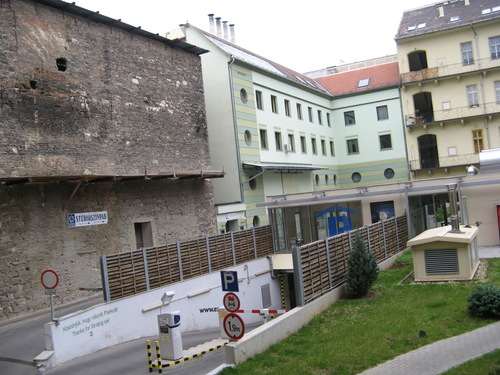
#> input picture ImagePanorama/external (copy)/backyard1.jpg, 500 x 375 px, found by its file name
$ python test.py   (older library calls are emulated)
#> lines starting #> are read from the running program, lines starting #| are printed output that depends on the picture
### ImagePanorama/sol4_utils.py
import numpy as np
from scipy.signal import convolve2d, convolve
from scipy import ndimage
from scipy.misc import imread,imsave
from skimage.color import rgb2gray
from scipy.ndimage.filters import convolve as con_new
from math import floor
import matplotlib.pyplot as plt
import os

#TODO do we want to use this kind of convolve?
def conv_der(im):
    """
    Calculate the magnitude of an image
    :param image:
    :return magnitude of an image
    """
    filter_vec = (np.array([-1, 0, 1])).reshape(1, 3)
    derv_X = con_new(im,filter_vec)
    drev_Y = con_new(im, filter_vec.T)
    return derv_X, drev_Y


# [12 lines left out: function normlized_image, not called in this run]


def is_rgb(im):
    """
    Verify if an image is RGB
    :param im: Reprentaion of display 1 for grayscale 2 for RGB
    """
    if(im.ndim == 3):
        return True
    else:
        return False


def validate_representation(representation):
    """
    Validate reprentaion input
    :param representation: Reprentaion of display 1 for grayscale 2 for RGB
    """

    if representation != 1 and representation != 2:
        raise Exception("Unkonwn representaion")


def read_image(fileame, representation):
    """
    Read image by file name and normlize it to float 32 [0,1] representaion
    according to RGB or Graysacle
    :param filename: The name of the file that we should read.
    :param representation: Reprentaion of display 1 for grayscale 2 for RGB
    :return normlized image
    """
    validate_representation(representation)

    im = imread(fileame)
    if representation == 1 and is_rgb(im):
        # We should convert from Grayscale to RGB
        im =rgb2gray(im)
        return im.astype(np.float32)

    return normlized_image(im)


def gaus_1d(kernel_size):
    """
    Calculate 1d gaus kernel.
    :param kernel_size: size of the kernel we want.
    :return 1d kernel of desiered size.
    """
    gaus_kernel = np.array([1, 1])
    for i in range(kernel_size - 2):
        gaus_kernel = convolve(gaus_kernel, np.array([1, 1]), mode ='full')
    gaus_kernel = gaus_kernel.astype(np.float32)
    gaus_kernel /= np.sum(gaus_kernel)
    return gaus_kernel


def build_gaussian_pyramid(im, max_levels, filter_size):
    """
    Build gaussain pyramid. with max_levels levels using
    filter_vec as blur filter
    :param im: Image for the pyramid
    :param max_levels: Max levels of the pyramid
    :param filter_vec: The vector which represent the
    filter we want
    :return gaussain pyramid
    """

    filter_vec = gaus_1d(filter_size).reshape(1,filter_size)
    pyr = []
    pyr.append(im)
    for i in range(max_levels - 1):
        if(im.shape[0] <= 16 or im.shape[1] <= 16):
            break

        im = ndimage.filters.convolve(im, filter_vec.T, mode='mirror')
        im = ndimage.filters.convolve(im, filter_vec, mode='mirror')

        im = im[::2, ::2]
        pyr.append(im)

    return [pyr,filter_vec]


# [95 lines left out: functions expand_im, build_laplacian_pyramid, laplacian_to_image, pyramid_blending, gaus_2d, not called in this run]

def d1_gaus(kernel_size):
    """
    creates a line vector of length "kernel_size" filled with binomial
    coefficients, by convolving [1,1] with itself.
    """

    if (kernel_size == 1):
        return np.ones(shape=(1,1))

    conv_mat = np.float64(np.array([1, 1]))
    partial_kernel = conv_mat

    for i in range(kernel_size - 2):
        partial_kernel = convolve \
            (partial_kernel, conv_mat, mode='full')

    return (partial_kernel/np.sum(partial_kernel)) \
                                    .reshape(1, kernel_size)

def blur_spatial(im, kernel_size):
    """
    Blurs the image using a gaussian kernel which was created as  matrix
    filled with binomial coefficients.
    """
    # if(kernel_size == 1):
    #     return im

    gaus_ker = d1_gaus(kernel_size)

    # [6 lines of commented-out code are left out]

    im = ndimage.filters.convolve(im, gaus_ker)
    im = ndimage.filters.convolve(im, gaus_ker.reshape(kernel_size, 1))

    return np.float32(im)

### ImagePanorama/sol4_add.py
from scipy.ndimage.morphology import generate_binary_structure
from scipy.ndimage.filters import maximum_filter
from scipy.ndimage import label, center_of_mass

import numpy as np

def least_squares_homography(points1, points2):
  """
  Computes homography transforming points1 towards points2.
  Uses least squares method
  input:
    points1: array with shape (N,2). Holds coordinates of corresponding points from image 1.
    points2: array with shape (N,2). Holds coordinates of corresponding points from image 2.
    points1[i,:] corresponds to poins2[i,:]
  Returns:
    A 3X3 array with the computed homography.
    In case of instable solutions returns None.
  """
  p1, p2 = points1, points2
  o0, o1 = np.zeros((p1.shape[0],1)), np.ones((p1.shape[0],1))

  A = np.vstack([np.hstack([p1[:,:1], o0, -p1[:,:1]*p2[:,:1], p1[:,1:],o0, -p1[:,1:]*p2[:,:1],o1,o0]),
                 np.hstack([o0, p1[:,:1],-p1[:,:1]*p2[:,1:],o0,p1[:,1:],-p1[:,1:]*p2[:,1:],o0,o1])])

  # Return None for unstable solutions
  if np.linalg.matrix_rank(A, 1e-3) < 8:
    return None
  if A.shape[0] == 8 and np.linalg.cond(A) > 1e10:
    return None

  H = np.linalg.lstsq(A, p2.T.flatten())[0]
  H = np.r_[H,1]
  return H.reshape((3,3)).T

def non_maximum_suppression(image):
  """
  Finds local maximas of an image.
  input:
    image: 2D image
  Returns:
    A boolean array with the same shape as image, where True indicates local maximum.
  """
  # Find local maximas.
  neighborhood = generate_binary_structure(2,2)
  local_max = maximum_filter(image, footprint=neighborhood)==image
  local_max[image<(image.max()*0.1)] = False

  # Erode areas to single points.
  lbs, num = label(local_max)
  centers = center_of_mass(local_max, lbs, np.arange(num)+1)
  centers = np.stack(centers).round().astype(np.int)
  ret = np.zeros_like(image).astype(np.bool)
  ret[centers[:,0], centers[:,1]] = True

  return ret

def spread_out_corners(im, m, n, radius):
  """
  Split the image im to m by n rectangles and use harris_corner_detector on each.
  input:
    im -- 2D array representing an image.
    m -- vertical number of rectangles.
    n -- horizontal number of rectangles.
    radius -- Minimal distance of corner points from the borders of the image.
   Returns:
    An array with shape (N,2), where ret[i,:] are the [x,y] coordinates of the ith corner points.
  """
  from sol4 import harris_corner_detector
  corners = [np.empty((0,2), dtype=np.int)]
  x_bound = np.linspace(0, im.shape[1], n+1, dtype=np.int)
  y_bound = np.linspace(0, im.shape[0], m+1, dtype=np.int)
  for i in range(n):
    for j in range(m):
      # Use Harris detector on every sub image.
      sub_im = im[y_bound[j]:y_bound[j+1], x_bound[i]:x_bound[i+1]]
      sub_corners = harris_corner_detector(sub_im)
      sub_corners += np.array([x_bound[i], y_bound[j]])[np.newaxis,:]
      corners.append(sub_corners)
  corners = np.vstack(corners)
  legit = ((corners[:,0]>radius) & (corners[:,0]<im.shape[1]-radius) &
           (corners[:,1]>radius) & (corners[:,1]<im.shape[0]-radius))
  return corners[legit,:]

### ImagePanorama/sol4.py
import sol4_utils as util
import sol4_add as add
import numpy as np
from scipy.ndimage import map_coordinates
import matplotlib.pyplot as plt
import math
#TODO delete
from functools import reduce
from scipy.ndimage.filters import convolve as convolve


def calculate_matrix(im):
    der_x_im, der_y_im = util.conv_der(im)
    matrix_1 = util.blur_spatial(der_x_im * der_x_im, 3)
    matrix_2 = util.blur_spatial(der_x_im * der_y_im, 3)
    matrix_3 = util.blur_spatial(der_y_im * der_x_im, 3)
    matrix_4 = util.blur_spatial(der_y_im * der_y_im, 3)
    return matrix_1,matrix_2,matrix_3,matrix_4

def harris_corner_detector(im):
    matrix_1,matrix_2,matrix_3,matrix_4 = calculate_matrix(im)
    k = 0.04
    tmp1 = (matrix_1*matrix_4 - matrix_2*matrix_3)
    tmp2 = k*((matrix_1 + matrix_4)**2)
    R = tmp1 - tmp2
    R = R.T
    #TODO maybe change
    res_r = np.dstack(np.where(add.non_maximum_suppression(R)))
    return res_r.reshape(res_r.shape[1], 2)

# [24 lines of commented-out code are left out]

# [32 lines left out: functions calculate_patch, sample_descriptor, find_features, not called in this run]


def calculate_desc_matrix(desc1,desc2):
    return np.dot(np.transpose(desc1.reshape((desc1.shape[0] * desc1.shape[1], desc1.shape[2]))),\
                  desc2.reshape((desc2.shape[0] * desc2.shape[1], desc2.shape[2])))


# [255 lines left out: functions match_features, apply_homography, ransac_homography, display_matches, render_panorama1, accumulate_homographies and 2 more, not called in this run]


# [35 lines of commented-out code are left out]

### ImagePanorama/test.py
import numpy as np
import sol4_add
import sol4_utils
import matplotlib.pyplot as plt
import random
from scipy.ndimage.filters import convolve as convolve
from scipy.ndimage.interpolation import map_coordinates as map_coordinates


def harris_corner_detector(im):
    div = (np.array([-1, 0, 1])).reshape(1, 3)
    Ix = convolve(im, div)
    Iy = convolve(im, np.transpose(div))
    IxIx = sol4_utils.blur_spatial(Ix * Ix, 3)
    IxIy = sol4_utils.blur_spatial(Ix * Iy, 3)
    IyIy = sol4_utils.blur_spatial(Iy * Iy, 3)
    k = 0.04
    M = np.dstack((IxIx, IxIy, IxIy, IyIy))
    M = M.reshape(M.shape[0], M.shape[1], 2, 2)
    R = np.linalg.det(M[:, :]) - k * (np.trace(M, axis1=2, axis2=3) ** 2)
    ret = np.dstack(np.where(sol4_add.non_maximum_suppression(R.transpose())))
    return ret.reshape(ret.shape[1], 2)


def sample_descriptor(im, pos, desc_rad):
    k = 1 + 2 * desc_rad
    i = 0
    desc = np.zeros((k, k, pos.shape[0]))
    pos = 0.25 * pos
    for p in pos:
        X, Y = np.meshgrid(np.arange(p[0] - desc_rad, p[0] + desc_rad + 1),
                           np.arange(p[1] - desc_rad, p[1] + desc_rad + 1))
        pos_new = (map_coordinates(im, np.array([Y.flatten(), X.flatten()]), order=1, prefilter=False)).reshape((k, k))
        mean = np.mean(pos_new)
        if np.linalg.norm(pos_new - mean) == 0:
            desc[:, :, i] = (pos_new - mean)
        else:
            desc[:, :, i] = (pos_new - mean) / (np.linalg.norm(pos_new - mean))
        i += 1
    return desc


def find_features(pyr):
    desc_rad = 3
    pos = sol4_add.spread_out_corners(pyr[0], 7, 7, desc_rad * 4)
    desc = sample_descriptor(pyr[2], pos, desc_rad)
    return pos, desc


def calc_s_matrix(desc1, desc2):
    d1 = np.transpose(desc1.reshape((desc1.shape[0] * desc1.shape[1], desc1.shape[2])))
    d2 = desc2.reshape((desc2.shape[0] * desc2.shape[1], desc2.shape[2]))
    return d1.dot(d2)


def calc_second_best(S):
    arg_sort = np.argsort(S, axis=1)
    second = arg_sort[:, -2]
    return S[np.arange(S.shape[0]), second]


def match_features(desc1, desc2, min_score):
    match_ind1 = []
    match_ind2 = []
    S = calc_s_matrix(desc1, desc2)
    SBi = calc_second_best(S)
    SBj = calc_second_best(np.transpose(S))
    for i in range(desc1.shape[2]):
        for j in range(desc2.shape[2]):
            if S[i, j] > min_score:
                if ((S[i, j] >= SBi[i]) and (S[i, j] >= SBj[j])):
                    match_ind1.append(i)
                    match_ind2.append(j)
    return np.array(match_ind1), np.array(match_ind2)


def apply_homography(pos1, H12):
    pos = np.ones((len(pos1), 3))
    pos[:, 0:2] = pos1
    p = H12.dot(np.transpose(pos))
    pos2 = np.divide(p[:2, :], p[2, :])
    return np.transpose(pos2)


def random_points(s):
    points = np.arange(s)
    np.random.shuffle(points)
    return points[:4]


def apply_and_get_nunber_of_inliers(H, pos1, pos2, inlier_tol):
    P2 = apply_homography(pos1, H)
    E = np.linalg.norm(P2 - pos2, axis=1) ** 2
    return (np.where(E < inlier_tol))[0]


def ransac_homography(pos1, pos2, num_iter, inlier_tol):
    E = np.array([])
    pointsArr = []
    max_inliers = 0
    for i in range(num_iter):
        points = random_points(pos1.shape[0])
        pointsArr.append(points)
        H = sol4_add.least_squares_homography(pos1[points], pos2[points])
        if H is None:
            continue
        inliers = apply_and_get_nunber_of_inliers(H, pos1, pos2, inlier_tol)
        if inliers.size > max_inliers:
            max_inliers = inliers.size
            E = inliers
    H = sol4_add.least_squares_homography(pos1[E], pos2[E])
    inliers = apply_and_get_nunber_of_inliers(H, pos1, pos2, inlier_tol)
    return H, inliers


def display_matches(im1, im2, pos1, pos2, inliers):
    plt.figure()
    plt.imshow(np.hstack((im1, im2)), cmap=plt.cm.gray)
    for i in range(len(pos1)):
        color = 'y' if i in inliers else 'b'
        plt.plot([pos1[i, 0], pos2[i, 0] + im1.shape[1]], [pos1[i, 1], pos2[i, 1]], mfc='r', c=color, lw=1, ms=5,
                 marker='o')
    plt.show()


def accumulate_homographies(H_successive, m):
    H2m = []
    if m > 0:
        H = H_successive[m - 1]
        H2m.insert(0, H)
        for i in range(m - 2, -1, -1):
            H = np.dot(H, H_successive[i])
            H = H / H[2, 2]
            H2m.insert(0, H)
    H2m.append(np.eye(3))
    H = np.linalg.inv(H_successive[m])
    H = H / H[2, 2]
    H2m.append(H)
    for i in range(m + 1, len(H_successive), 1):
        H = np.dot(H, np.linalg.inv(H_successive[i]))
        H = H / H[2, 2]
        H2m.append(H)
    return H2m


def calc_max_min_corners(ims, Hs):
    p = np.empty((0, 2))
    for i in range(len(Hs)):
        s = ims[i].shape
        corners_pos = np.array([[0, 0], [s[1] - 1, 0], [0, s[0] - 1], [s[1] - 1, s[0] - 1]])
        p = np.append(p, apply_homography(corners_pos, Hs[i]), axis=0)
    min_cor = np.array([np.min(p[:, 0]), np.min(p[:, 1])])
    max_cor = np.array([np.max(p[:, 0]), np.max(p[:, 1])])
    return min_cor, max_cor


def calc_centers(ims, Hs):
    centers = np.zeros((len(ims), 2))
    for i in range(len(Hs)):
        s = ims[i].shape
        centers[i, :] = (apply_homography(np.array([[(s[1] - 1) / 2, (s[0] - 1) / 2]]), Hs[i]))
    return centers


def render_panorama(ims, Hs):
    min_cor, max_cor = calc_max_min_corners(ims, Hs)
    centers = calc_centers(ims, Hs)
    X, Y = np.meshgrid(np.arange(min_cor[0], max_cor[0] + 1), np.arange(min_cor[1], max_cor[1] + 1))
    panorama = np.zeros(X.shape)
    border = [0]
    for i in range(len(ims) - 1):
        border.append(np.round(((centers[i, 0] + centers[i + 1, 0]) / 2) - min_cor[0]))
    border.append(panorama.shape[1])
    for i in range(len(ims)):
        left = int(border[i])
        right = int(border[i + 1])
        x_new = X[:, left:right]
        y_new = Y[:, left:right]
        ind = np.array(apply_homography(np.transpose([x_new.flatten(), y_new.flatten()]), np.linalg.inv(Hs[i])))
        mapped = map_coordinates(ims[i], [ind[:, 1], ind[:, 0]], order=1, prefilter=False)
        panorama[:, left:right] = mapped.reshape(panorama[:, left:right].shape)
    # panorama = blend(panorama, mapped.reshape(panorama[:,left:right].shape) , left, right)
    return panorama


def blend(panorama, part, left, right):
    size = (np.around(np.log2(panorama.shape))).astype(np.int32)
    s = 2 ** np.max(size)
    mask = np.ones((s, s))
    mask[:, left:right] = 0
    panorama_new = np.zeros(mask.shape)
    panorama_new[:panorama.shape[0], :panorama.shape[1]] = panorama
    panorama_part = np.zeros(mask.shape)
    panorama_part[:part.shape[0], left:right] = part
    p = sol4_utils.pyramid_blending(panorama_new, panorama_part, mask, 7, 3, 3)
    return p[:panorama.shape[0], :panorama.shape[1]]


im1 = sol4_utils.read_image('external/backyard1.jpg', 1)
#> in read_image, im is the input picture: shape (375, 500, 3); mean R, G, B 132.8, 132.2, 125
im2 = sol4_utils.read_image('external/backyard2.jpg', 1)
#> call 2 of read_image, with fileame = 'external/backyard2.jpg', representation = 1
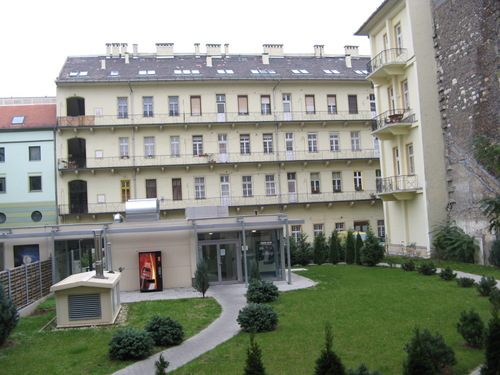
#> input picture ImagePanorama/external (copy)/backyard2.jpg, 500 x 375 px, found by its file name
#> in read_image, im is the input picture: shape (375, 500, 3); mean R, G, B 136.5, 140.3, 128.8
im3 = sol4_utils.read_image('external/backyard3.jpg', 1)
#> call 3 of read_image, with fileame = 'external/backyard3.jpg', representation = 1
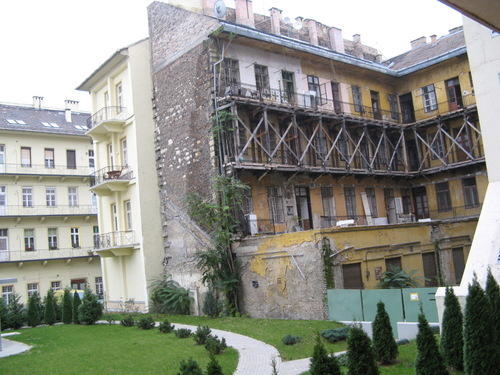
#> input picture ImagePanorama/external (copy)/backyard3.jpg, 500 x 375 px, found by its file name
#> in read_image, im is the input picture: shape (375, 500, 3); mean R, G, B 142.2, 143.9, 135.1

pyr1, filter_vec1 = sol4_utils.build_gaussian_pyramid(im1, 3, 3)
#> after the loop in build_gaussian_pyramid, `for i in range(max_levels - 1):`:
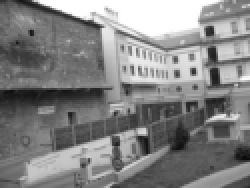
#> im: shape (94, 125) float32 (shown 2 times larger); min 0.0408, max 1, mean 0.518
#> after the loop in build_gaussian_pyramid, `for i in range(max_levels - 1):`: pyr = 3 items
#> pyr1 = 3 items; filter_vec1 = [[0.25, 0.5, 0.25]]
pos1, desc1 = find_features(pyr1)
#> after the loop in spread_out_corners, `for i in range(n):`: corners = 50 items
#> in spread_out_corners, `corners = np.vstack(corners)`: corners = 827 pairs, first value 0 to 498, second value 0 to 374
#> in find_features, `pos = sol4_add.spread_out_corners(pyr[0], 7, 7, desc_rad * 4)`: pos = 753 pairs, first value 13 to 487, second value 13 to 362
#> in sample_descriptor, `pos = 0.25 * pos`: pos = 753 pairs, first value 3.25 to 121.8, second value 3.25 to 90.5
#> the loop in sample_descriptor, `for p in pos:` made 753 passes
#> (p, mean) on passes 1 to 3: ([3.5, 6.75], 0.421), ([8.75, 8.25], 0.523), ([8.75, 11.25], 0.525)
#> after the loop in sample_descriptor, `for p in pos:`: i = 753
#> pos1 = 753 pairs, first value 13 to 487, second value 13 to 362

pyr2, filter_vec2 = sol4_utils.build_gaussian_pyramid(im2, 3, 3)
#> call 2 of build_gaussian_pyramid, with max_levels = 3, filter_size = 3
#> after the loop in build_gaussian_pyramid (call 2), `for i in range(max_levels - 1):`:
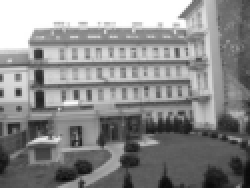
#> im: shape (94, 125) float32 (shown 2 times larger); min 0.0379, max 1, mean 0.546
#> pyr2 = 3 items; filter_vec2 = [[0.25, 0.5, 0.25]]
pos2, desc2 = find_features(pyr2)
#> the loop in spread_out_corners (call 2), `for i in range(n):` made 7 passes
#> the loop in sample_descriptor (call 2), `for p in pos:` made 812 passes
#> (p, mean) on passes 1 to 3: ([16.25, 12.5], 0.946), ([16.75, 13], 0.92), ([17.5, 12.75], 0.915)
#> pos2 = 812 pairs, first value 13 to 487, second value 15 to 362

pyr3, filter_vec3 = sol4_utils.build_gaussian_pyramid(im3, 3, 3)
#> call 3 of build_gaussian_pyramid, with max_levels = 3, filter_size = 3
#> after the loop in build_gaussian_pyramid (call 3), `for i in range(max_levels - 1):`:
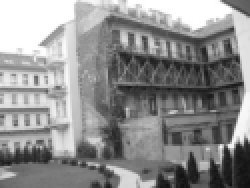
#> im: shape (94, 125) float32 (shown 2 times larger); min 0.0614, max 1, mean 0.562
#> pyr3 = 3 items; filter_vec3 = [[0.25, 0.5, 0.25]]
pos3, desc3 = find_features(pyr3)
#> call 3 of spread_out_corners, with m = 7, n = 7, radius = 12
#> the loop in spread_out_corners (call 3), `for i in range(n):` made 7 passes
#> after the loop in spread_out_corners (call 3), `for i in range(n):`:
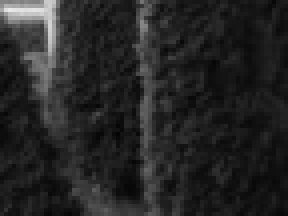
#> sub_im: shape (54, 72) float32 (shown 4 times larger); min 0.0171, max 0.917, mean 0.148
#> after the loop in spread_out_corners (call 3), `for i in range(n):`: corners = 50 items
#> in spread_out_corners (call 3), `corners = np.vstack(corners)`: corners = 946 pairs, first value 1 to 499, second value 1 to 371

match_ind1, match_ind2 = match_features(desc1, desc2, 0)
p1 = pos1[match_ind1]
p2 = pos2[match_ind2]
H12, inliers12 = ransac_homography(p1, p2, 500, 6)
# display_matches(im1,im2,p1,p2,inliers12)

match_ind3, match_ind4 = match_features(desc2, desc3, 0)
p3 = pos2[match_ind3]
p4 = pos3[match_ind4]
H23, inliers23 = ransac_homography(p3, p4, 500, 6)

H = np.array([H12, H23])

Ha = accumulate_homographies(H, 1)
ims = [im1, im2, im3]
a = render_panorama(ims, Ha)
#> the loop in calc_max_min_corners, `for i in range(len(Hs)):` made 3 passes
#> the loop in calc_centers, `for i in range(len(Hs)):` made 3 passes
#> the loop in render_panorama, `for i in range(len(ims) - 1):` made 2 passes
#> the loop in render_panorama, `for i in range(len(ims)):` made 3 passes
#> pass 1, in render_panorama, `x_new = X[:, left:right]`:
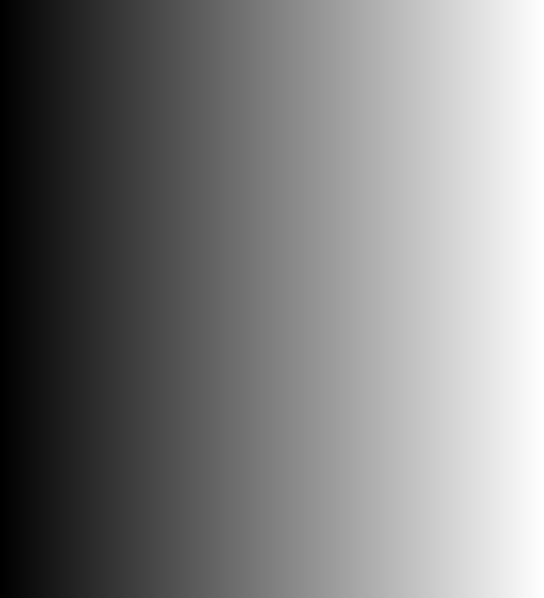
#> x_new: shape (598, 544) float64; min -476.5, max 66.52, mean -205; drawn with min black and max white


# [35 lines of commented-out code are left out]
